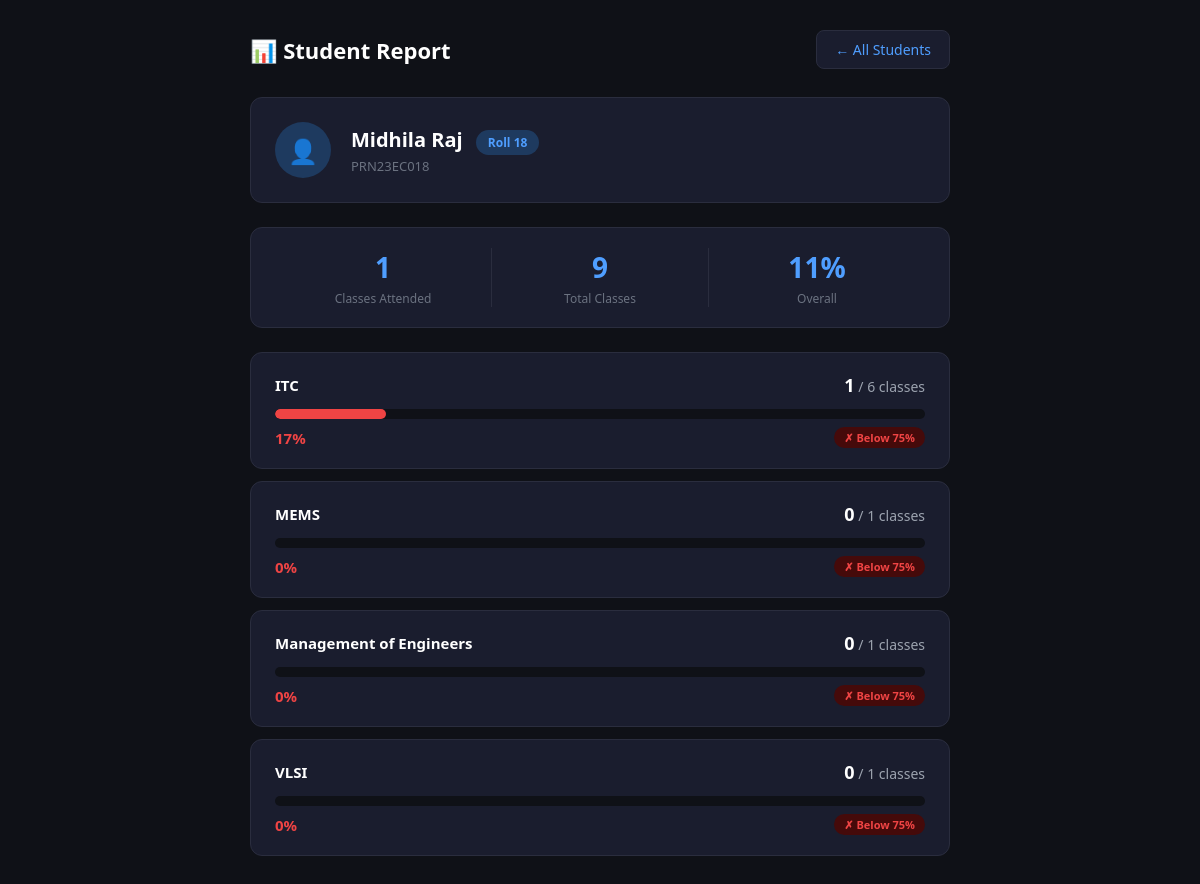
/student_report/PRN23EC018, run on the app's committed database.
### tables this page shows
CREATE TABLE students (
            roll_no      INTEGER PRIMARY KEY,
            student_id   TEXT NOT NULL UNIQUE,
            student_name TEXT NOT NULL
        );

### app2.py (the view)
@app.route("/student_report/<student_id>")
def student_report(student_id):
    student, report = get_student_report(student_id)
    if not student:
        return redirect(url_for("reports"))
    return render_template("student_report2.html", student=student, report=report)

### database2.py (called while the page is built)
def get_connection():
    conn = sqlite3.connect(DATABASE_FILE)
    conn.row_factory = sqlite3.Row
    return conn

### templates/Student_report2.html (shortened to what this page needs)
<!DOCTYPE html>
<html lang="en">
<head>
</head>
<body>
<div class="container">
    <header>
        <h1>📊 Student Report</h1>
        <a href="/reports" class="back-btn">← All Students</a>
    </header>
    <div class="student-card">
        <div class="avatar">👤</div>
        <div>
            <div class="student-name">
                {{ student.student_name }}
                <span class="roll-badge">Roll {{ student.roll_no }}</span>
            </div>
            <div class="student-meta">{{ student.student_id }}</div>
        </div>
    </div>
    {% if report %}
    {% set total_attended = report | sum(attribute='attended') %}
    {% set total_classes  = report | sum(attribute='total') %}
    {% set overall_pct    = ((total_attended / total_classes) * 100) | round | int if total_classes > 0 else 0 %}
    <div class="summary">
        <div class="summary-item">
            <div class="summary-num">{{ total_attended }}</div>
            <div class="summary-label">Classes Attended</div>
        </div>
        <div class="summary-item">
            <div class="summary-num">{{ total_classes }}</div>
            <div class="summary-label">Total Classes</div>
        </div>
        <div class="summary-item">
            <div class="summary-num">{{ overall_pct }}%</div>
            <div class="summary-label">Overall</div>
        </div>
    </div>
    {% for r in report %}
    <div class="subject-card">
        <div class="subject-header">
            <span class="subject-name">{{ r.subject }}</span>
            <span class="fraction">
                <span>{{ r.attended }}</span> / {{ r.total }} classes
            </span>
        </div>
        <div class="bar-bg">
            <div class="bar-fill bar-{{ r.status }}" style="width: {{ r.percentage }}%"></div>
        </div>
        <div class="subject-footer">
            <span class="pct-{{ r.status }}">{{ r.percentage }}%</span>
            {% if r.status == "good" %}
                <span class="tag tag-good">✓ Above 75%</span>
            {% elif r.status == "warning" %}
                <span class="tag tag-warning">⚠ Borderline</span>
            {% else %}
                <span class="tag tag-danger">✗ Below 75%</span>
            {% endif %}
        </div>
    </div>
    {% endfor %}
    {% else %}
    <div class="empty">
        <div style="font-size:48px">📭</div>
        <p style="margin-top:12px">No attendance records found for this student yet.</p>
    </div>
    {% endif %}
</div>
</body>
</html>

### templates/Student_report2.html (style rules this page uses)
* { margin: 0; padding: 0; box-sizing: border-box; }
body { font-family: 'Segoe UI', sans-serif; background: #0f1117; color: #ffffff; min-height: 100vh; padding: 30px 20px; }
.container { max-width: 700px; margin: 0 auto; }
header { display: flex; justify-content: space-between; align-items: center; margin-bottom: 28px; }
header h1 { font-size: 22px; font-weight: 700; }
.back-btn { background: #1a1d2e; color: #4f9eff; border: 1px solid #2a2d3e; padding: 9px 18px; border-radius: 8px; font-size: 14px; text-decoration: none; font-weight: 500; }
.student-card { background: #1a1d2e; border: 1px solid #2a2d3e; border-radius: 12px; padding: 24px; margin-bottom: 24px; display: flex; align-items: center; gap: 20px; }
.avatar { width: 56px; height: 56px; background: #1e3a5f; border-radius: 50%; display: flex; align-items: center; justify-content: center; font-size: 24px; flex-shrink: 0; }
.student-name { font-size: 20px; font-weight: 700; }
.student-meta { font-size: 13px; color: #6b7280; margin-top: 4px; }
.roll-badge { background: #1e3a5f; color: #4f9eff; padding: 4px 12px; border-radius: 20px; font-size: 12px; font-weight: 700; margin-left: 8px; }
.subject-card { background: #1a1d2e; border: 1px solid #2a2d3e; border-radius: 12px; padding: 20px 24px; margin-bottom: 12px; }
.subject-header { display: flex; justify-content: space-between; align-items: center; margin-bottom: 12px; }
.subject-name { font-size: 15px; font-weight: 600; }
.fraction { font-size: 14px; color: #9ca3af; }
.fraction span { font-size: 18px; font-weight: 700; color: #ffffff; }
.bar-bg { background: #0f1117; border-radius: 20px; height: 10px; overflow: hidden; margin-bottom: 8px; }
.bar-fill { height: 100%; border-radius: 20px; transition: width 0.5s ease; }
.bar-danger { background: #ef4444; }
.subject-footer { display: flex; justify-content: space-between; align-items: center; }
.pct-danger { color: #ef4444; font-weight: 700; font-size: 15px; }
.tag { font-size: 11px; font-weight: 600; padding: 3px 10px; border-radius: 20px; }
.tag-danger { background: #450a0a; color: #ef4444; }
.summary { background: #1a1d2e; border: 1px solid #2a2d3e; border-radius: 12px; padding: 20px 24px; margin-bottom: 24px; display: flex; gap: 0; }
.summary-item { flex: 1; text-align: center; border-right: 1px solid #2a2d3e; padding: 0 16px; }
.summary-item:last-child { border-right: none; }
.summary-num { font-size: 28px; font-weight: 700; color: #4f9eff; }
.summary-label { font-size: 12px; color: #6b7280; margin-top: 4px; }

### data on the page
students: student_name "Midhila Raj", roll_no "18", student_id "PRN23EC018"

### other printed values
{{ total_attended }} "1"
{{ total_classes }} "9"
{{ overall_pct }} "11"
{{ r.subject }} "ITC" "MEMS" "Management of Engineers" "VLSI"
{{ r.attended }} "1" "0" "0" "0"
{{ r.total }} "6" "1" "1" "1"
{{ r.percentage }} "17" "0" "0" "0"
